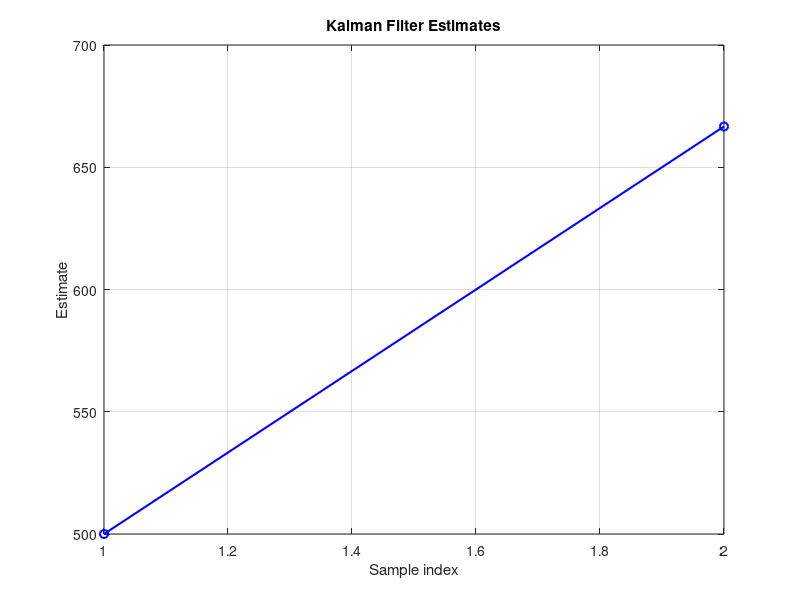

Reproduce this figure in MATLAB.
% -------------------------------------------------------------
% Multi-sample Kalman Filter
% -------------------------------------------------------------

clear; clc;

% Parameters
x = 0;          % x0
P = 1;          % P0
Q = 0;          % process noise
R = 1;          % measurement noise

measurements = [1000, 1000];   % <-- modify

N = length(measurements);

x_hat = zeros(1, N);
K_vec = zeros(1, N);

for k = 1:N

    z = measurements(k);

    % Prediction
    x_pred = x;          
    P_pred = P + Q;      

    % Kalman gain
    K = P_pred / (P_pred + R);

    % Update
    x = x_pred + K * (z - x_pred);
    P = (1 - K) * P_pred;

    % Save results
    x_hat(k) = x;
    K_vec(k) = K;
end

% Output results
disp('Final estimate:');
disp(x);

disp('All estimates for each sample:');
disp(x_hat);

% Optional plot
figure; 
plot(x_hat, 'b-o', 'LineWidth', 1.5);
xlabel('Sample index');
ylabel('Estimate');
title('Kalman Filter Estimates');
grid on;
